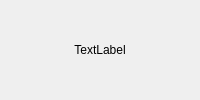
<?xml version="1.0" encoding="UTF-8"?>
<ui version="4.0">
 <class>MessageWidget</class>
 <widget class="QWidget" name="MessageWidget">
  <layout class="QGridLayout" name="gridLayout">
   <item row="0" column="0">
    <widget class="QLabel" name="label">
     <property name="text">
      <string>TextLabel</string>
     </property>
     <property name="alignment">
      <set>Qt::AlignCenter</set>
     </property>
    </widget>
   </item>
  </layout>
 </widget>
 <resources/>
 <connections/>
</ui>
